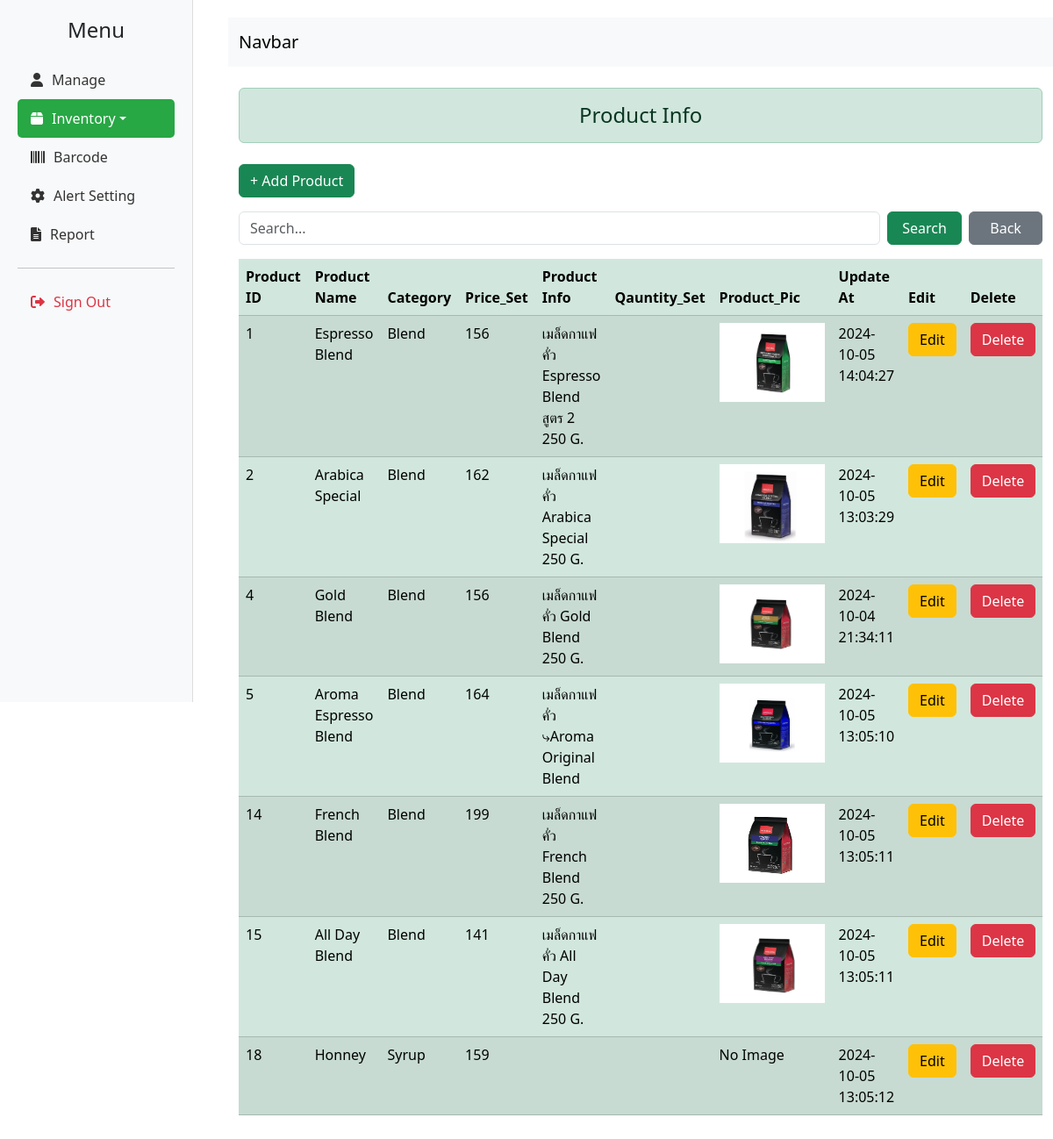
The app's page /jobdb/page/admin/inventory.php with its own data.
### tables this page shows
CREATE TABLE `list_product` (
  `listproduct_id` int(10) NOT NULL,
  `product_name` varchar(50) NOT NULL,
  `category` varchar(50) NOT NULL,
  `price_set` decimal(10,0) NOT NULL,
  `product_info` text NOT NULL,
  `quantity_set` int(11) NOT NULL,
  `product_pic` blob NOT NULL,
  `update_at` datetime NOT NULL DEFAULT current_timestamp() ON UPDATE current_timestamp(),
  `visible` tinyint(4) NOT NULL
);

### jobdb/page/admin/inventory.php (the view, shortened to what this page needs)
<?php
$conn = new ConnectionDatabase();
$conn = $conn->connect();
$search = isset($_GET['search']) ? $_GET['search'] : '';
$query = "SELECT * FROM list_product WHERE listproduct_id LIKE ? OR product_name LIKE ? OR category LIKE ?";
$stmt = $conn->prepare($query);
$search_param = "%$search%";
$stmt->bind_param("sss", $search_param, $search_param, $search_param);
$stmt->execute();
$result = $stmt->get_result();
?>
<!doctype html>
<html lang="en">
<head>
  <link href="https://cdn.jsdelivr.net/npm/bootstrap@5.3.3/dist/css/bootstrap.min.css" rel="stylesheet">
  <link href="https://cdnjs.cloudflare.com/ajax/libs/font-awesome/6.0.0-beta3/css/all.min.css" rel="stylesheet">
</head>
<body>
  <div class="sidebar">
    <h4>Menu</h4>
    <ul class="nav flex-column">
      <li class="nav-item">
        <a class="nav-link" href="list_user.php">
          <i class="fas fa-user"></i> Manage
        </a>
      </li>
      <li class="nav-item dropdown">
      <a class="nav-link dropdown-toggle active" id="dropdownMenuLink" data-bs-toggle="dropdown" aria-expanded="false" href="inventory.php">
          <i class="fas fa-box"></i> Inventory
        </a>
        <li class="nav-item">
        <a class="nav-link" href="list_barcode.php">
          <i class="fas fa-barcode"></i> Barcode
        </a>
      </li>
      </li>
      <li class="nav-item">
        <a class="nav-link" href="alert_setting.php">
          <i class="fas fa-cog"></i> Alert Setting
        </a>
      </li>
      <li class="nav-item">
        <a class="nav-link" href="reporting.php">
          <i class="fas fa-file-alt"></i> Report
        </a>
      </li>
    </ul>
    <hr>
    <a href="singout.php" class="nav-link text-danger">
      <i class="fas fa-sign-out-alt"></i> Sign Out
    </a>
  </div>
  <div class="content">
    <?php include '../../components/admin/navbar.php'; ?>
    <div class="container">
      <div class="h4 text-center alert alert-success mb-4 mt-4" role="alert">Product Info</div>
      <a href="add_inventory.php" class="btn btn-success mb-3">+ Add Product</a>
      <form action="inventory.php" method="get" class="d-flex align-items-center mb-3">
        <input type="text" name="search" value="<?= htmlspecialchars($search) ?>" placeholder="Search..." class="form-control me-2">
        <button type="submit" class="btn btn-success me-2" style="width: 100px;">Search</button>
        <a href="inventory.php" class="btn btn-secondary" style="width: 100px;">Back</a>
      </form>
      <div class="table-responsive table-container">
        <table class="table table-success table-striped table-hover">
          <thead>
            <tr>
              <th>Product ID</th>
              <th>Product Name</th>
              <th>Category</th>
              <th>Price_Set</th>
              <th>Product Info</th>
              <th>Qauntity_Set</th>
              <th>Product_Pic</th>
              <th>Update At</th>
              <th>Edit</th>
              <th>Delete</th>
            </tr>
          </thead>
          <tbody>
            <?php
            if ($result && $result->num_rows > 0) {
                while ($row = $result->fetch_assoc()) {
                  ?>
                  <tr>
                    <td><?= htmlspecialchars($row["listproduct_id"]) ?></td>
                    <td><?= htmlspecialchars($row["product_name"]) ?></td>
                    <td><?= htmlspecialchars($row["category"]) ?></td>
                    <td><?= htmlspecialchars($row["price_set"]) ?></td>
                    <td><?= htmlspecialchars($row["product_info"]) ?></td>
                    <td><?= htmlspecialchars($row["qauntity_set"]) ?></td>
                    <td>
                      <?php
                      $imagePath = "../../service/uploads/" . htmlspecialchars($row["product_pic"]);
                      if (!empty($row["product_pic"]) && file_exists($imagePath)): ?>
                        <img src="<?= $imagePath ?>" alt="Product Image" width="120" height="90">
                      <?php else: ?>
                        No Image
                      <?php endif; ?>
                    </td>
                    <td><?= htmlspecialchars($row["update_at"]) ?></td>
                    <td>
                      <a href="edit_inventory.php?listproduct_id=<?= htmlspecialchars($row["listproduct_id"]) ?>&search=<?= htmlspecialchars($search) ?>" class="btn btn-warning">Edit</a>
                    </td>
                    <td>
                    <a href="delete_inventory.php?listproduct_id=<?= htmlspecialchars($row['listproduct_id']) ?>" class="btn btn-danger" onclick="return confirm('Are you sure you want to delete this product?');">Delete</a>
                    </td>
                  </tr>
                  <?php
                }
              } else {
                echo "<tr><td colspan='10' class='text-center'>No records found.</td></tr>";
              }
            ?>
          </tbody>
        </table>
      </div>
    </div>
  </div>
</body>
</html>

### jobdb/page/admin/inventory.php (style rules this page uses)
body { display: flex; }
.sidebar { width: 220px; height: 100vh; background-color: #f8f9fa; padding: 20px; border-right: 1px solid #ddd; position: fixed; }
.sidebar h4 { text-align: center; margin-bottom: 20px; }
.sidebar .nav-link { color: #333; display: flex; align-items: center; padding: 10px 15px; border-radius: 5px; transition: background-color 0.3s; }
.sidebar .nav-link.active { background-color: #28a745; color: white; }
.sidebar .nav-link i { margin-right: 10px; }
.content { margin-left: 240px; padding: 20px; width: 100%; }

### records on screen
list_product: listproduct_id "1", product_name "Espresso Blend", category "Blend", price_set "156", product_info "เมล็ดกาแฟคั่ว Espresso Blend สูตร 2 250 G.", product_pic (picture), update_at "2024-10-05 14:04:27"
list_product: listproduct_id "2", product_name "Arabica Special", category "Blend", price_set "162", product_info "เมล็ดกาแฟคั่ว Arabica Special 250 G.", product_pic (picture), update_at "2024-10-05 13:03:29"
list_product: listproduct_id "4", product_name "Gold Blend", category "Blend", price_set "156", product_info "เมล็ดกาแฟคั่ว Gold Blend 250 G.", product_pic (picture), update_at "2024-10-04 21:34:11"
list_product: listproduct_id "5", product_name "Aroma Espresso Blend", category "Blend", price_set "164", product_info "เมล็ดกาแฟคั่ว ⤷Aroma Original Blend", product_pic (picture), update_at "2024-10-05 13:05:10"
list_product: listproduct_id "14", product_name "French Blend", category "Blend", price_set "199", product_info "เมล็ดกาแฟคั่ว French Blend 250 G.", product_pic (picture), update_at "2024-10-05 13:05:11"
list_product: listproduct_id "15", product_name "All Day Blend", category "Blend", price_set "141", product_info "เมล็ดกาแฟคั่ว All Day Blend 250 G.", product_pic (picture), update_at "2024-10-05 13:05:11"
list_product: listproduct_id "18", product_name "Honney", category "Syrup", price_set "159", shows "No Image", update_at "2024-10-05 13:05:12"
